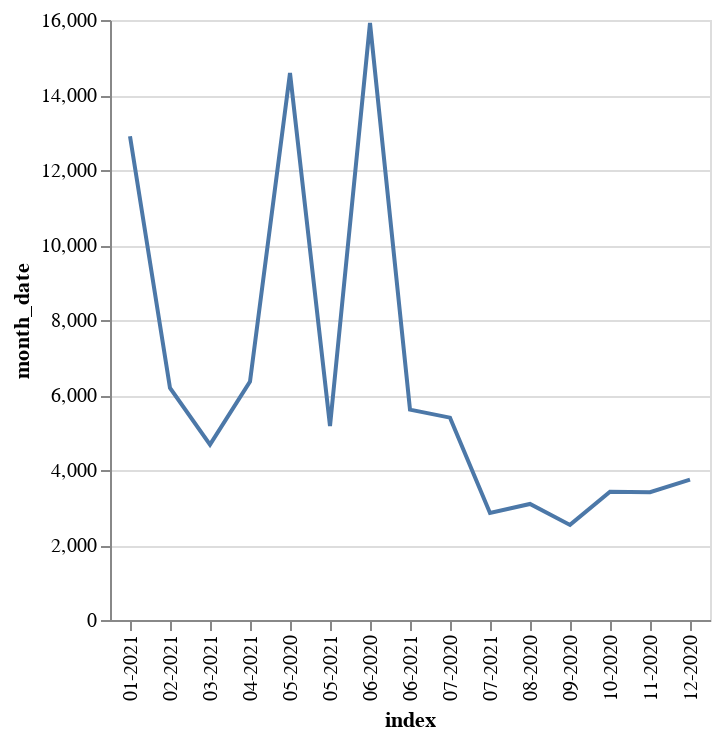

Notebook code cell kept with this figure:
### Code cell
import altair as alt
alt.Chart(activity_month).mark_line().encode(
    x='index',
    y='month_date'
)

### Figure 1 — Vega-Lite specification as saved in the notebook (floating-point values rounded to 4 significant figures)
{"config": {"view": {"continuousWidth": 400, "continuousHeight": 300}}, "data": {"name": "data-7ba607b0428f70ea0e55a76687837a75"}, "mark": "line", "encoding": {"x": {"type": "nominal", "field": "index"}, "y": {"type": "quantitative", "field": "month_date"}}, "$schema": "https://vega.github.io/schema/vega-lite/v4.8.1.json", "datasets": {"data-7ba607b0428f70ea0e55a76687837a75": [{"index": "06-2020", "month_date": 15919}, {"index": "05-2020", "month_date": 14586}, {"index": "01-2021", "month_date": 12899}, {"index": "04-2021", "month_date": 6359}, {"index": "02-2021", "month_date": 6188}, {"index": "06-2021", "month_date": 5610}, {"index": "07-2020", "month_date": 5396}, {"index": "05-2021", "month_date": 5171}, {"index": "03-2021", "month_date": 4679}, {"index": "12-2020", "month_date": 3744}, {"index": "10-2020", "month_date": 3422}, {"index": "11-2020", "month_date": 3409}, {"index": "08-2020", "month_date": 3094}, {"index": "07-2021", "month_date": 2852}, {"index": "09-2020", "month_date": 2536}]}}
